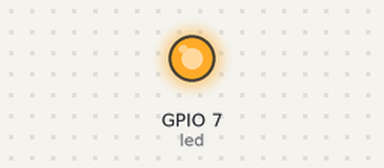
Bench run of a sketch on a simulated ESP32. Shown: output pins drawn as LEDs (lit = HIGH).

Above: at 3.0 s.
At 8.0 s:
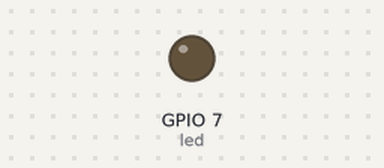
Timing chart, 0 to 13.0 s (numbered marks = the images above):
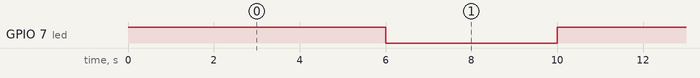

Measured:
- by itself, GPIO 7 (led): alternates HIGH for 6.0 s and LOW for 4.0 s

The sketch:

led_blinking.ino
```cpp
int led=7;
void setup() {
  pinMode(led,OUTPUT);
}

void loop() {
  digitalWrite(led,HIGH);
  delay(6000);
  digitalWrite(led,LOW);
  delay(4000);

}
```
